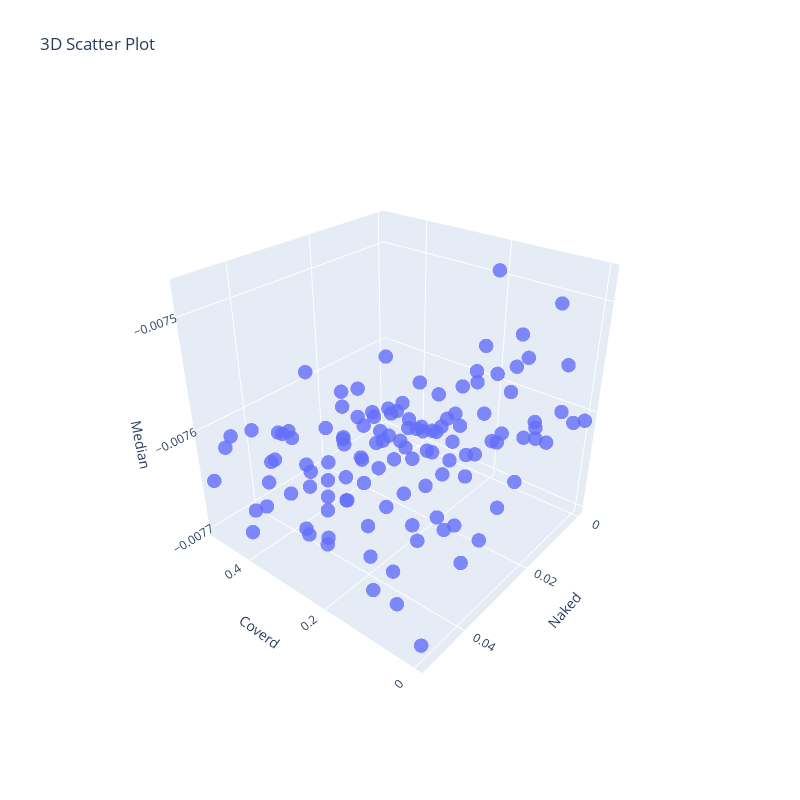

Notebook code for this chart:
### Code cell
import plotly.graph_objects as go
import pandas as pd

# Assuming 'df' is your DataFrame
# df = pd.DataFrame(...) # Load your data here

# Create a 3D scatter plot
fig = go.Figure(data=[go.Scatter3d(
    x=res_data['covered'],
    y=res_data['naked'],
    z=res_data['median_av'],
    mode='markers',
    marker=dict(
        size=5,
        opacity=0.8
    )
)])

# Adding labels and title
fig.update_layout(
    width=800,  # Width in pixels
    height=800,
    scene = dict(
        xaxis_title='Coverd',
        yaxis_title='Naked',
        zaxis_title='Median'),
    title="3D Scatter Plot"
)

# Show plot
fig.show()
